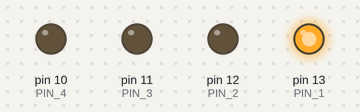
A sketch run on a simulated Arduino Uno, built with avr-gcc and run on an emulated ATmega328P. Parts: output pins drawn as LEDs (lit = HIGH).

Above: at 0.2 s.
At 3.2 s:
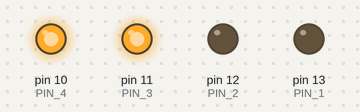
At 4.2 s:
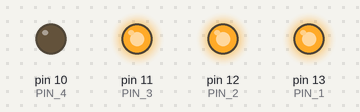
At 6.2 s:
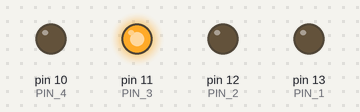
At 7.0 s:
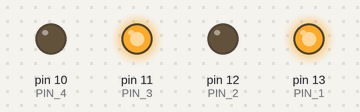
At 8.7 s:
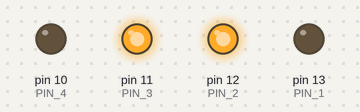
Timing chart, 0 to 9.1 s (numbered marks = the images above):
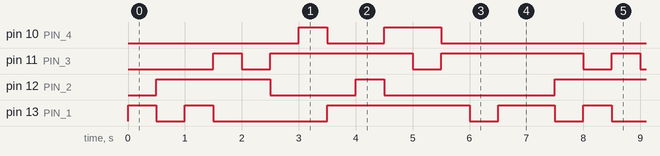

Measured:
- by itself, pin 10 (PIN_4): repeats every 7.0 s: LOW 1.0 s, HIGH 1.0 s, LOW 4.5 s, HIGH 0.50 s
- by itself, pin 11 (PIN_3): repeats every 7.0 s: 2 × (LOW 0.50 s, HIGH 2.5 s), LOW 0.50 s, HIGH 0.50 s
- by itself, pin 12 (PIN_2): repeats every 7.0 s: LOW 1.5 s, HIGH 0.50 s, LOW 3.0 s, HIGH 2.0 s
- by itself, pin 13 (PIN_1): repeats every 7.0 s: LOW 0.50 s, HIGH 0.50 s, LOW 2.0 s, HIGH 2.5 s, LOW 0.50 s, HIGH 1.0 s

The sketch:

charlieplex_2.ino
```cpp
/* Charliplexing 6 LEDs
---------------------------------------------------------------------------------
*/

const int PIN_1 = 13;     //LED row 1
const int PIN_2 = 12;     //LED row 2
const int PIN_3 = 11;     //LED row 3
const int PIN_4 = 10;     //LED row 4
const int PIN_5 = 9;     //LED row 5
const int tStep = 500;

void low(int pin) {
  pinMode(pin, OUTPUT);
  digitalWrite(pin, LOW);
}

void high(int pin) {
  pinMode(pin, OUTPUT);
  digitalWrite(pin, HIGH);
}

void off(int pin) {
  pinMode(pin, INPUT);
}

void L1() {
  off(PIN_4);
  off(PIN_3);
  high(PIN_1);
  low(PIN_2);
  off(PIN_5);
}

void L2() {
  off(PIN_4);
  off(PIN_3);
  high(PIN_2);
  low(PIN_1);
  off(PIN_5);
}

void L3() {
  off(PIN_4);
  off(PIN_2);
  high(PIN_1);
  low(PIN_3);
  off(PIN_5);
}

void L4() {
  off(PIN_4);
  off(PIN_2);
  high(PIN_3);
  low(PIN_1);
  off(PIN_5);
}

void L5() {
  off(PIN_4);
  off(PIN_1);
  high(PIN_2);
  low(PIN_3);
  off(PIN_5);
}

void L6() {
  off(PIN_4);
  off(PIN_1);
  high(PIN_3);
  low(PIN_2);
  off(PIN_5);
}

void L7() {
  high(PIN_4);
  off(PIN_3);
  off(PIN_2);
  low(PIN_1);
  off(PIN_5);
}

void L8 () {
  low(PIN_4);
  off(PIN_3);
  off(PIN_2);
  high(PIN_1);
  off(PIN_5);
}

void L9 () {
  low(PIN_4);
  off(PIN_3);
  high(PIN_2);
  off(PIN_1);
  off(PIN_5);
}

void L10 () {
  high(PIN_4);
  off(PIN_3);
  low(PIN_2);
  off(PIN_1);
  off(PIN_5);
}

void L11 () {
  high(PIN_4);
  low(PIN_3);
  off(PIN_2);
  off(PIN_1);
  off(PIN_5);
}

void L12 () {
  low(PIN_4);
  high(PIN_3);
  off(PIN_2);
  off(PIN_1);
  off(PIN_5);
}

void L13 () {
  high(PIN_5);
  off(PIN_4);
  off(PIN_3);
  off(PIN_2);
  low(PIN_1);
}

void L14 () {
  low(PIN_5);
  off(PIN_4);
  off(PIN_3);
  off(PIN_2);
  high(PIN_1);
}

void lowall() {
  low(PIN_1);
  low(PIN_2);
  low(PIN_3);
  low(PIN_4);
}

void setup()
{
}

void loop()
{

  L1();
  delay(tStep);
  L2();
  delay(tStep);
  L3();
  delay(tStep);
  L4();
  delay(tStep);
  L5();
  delay(tStep);
  L6();
  delay(tStep);
  L7();
  delay(tStep);
  L8();
  delay(tStep);
  L9();
  delay(tStep);
  L10();
  delay(tStep);
  L11();
  delay(tStep);
  L12();
  delay(tStep);
  L13();
  delay(tStep);
  L14();
  delay(tStep);
}
```
